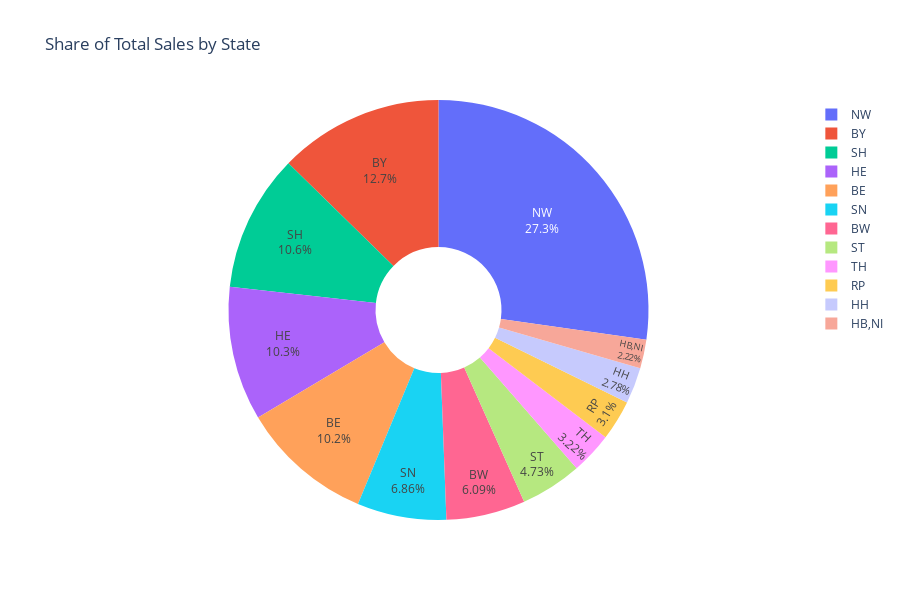

The notebook cell this image was saved under:
### Code cell
import plotly.express as px

# Aggregate total sales per state
state_sales = (
    train_clipped_p99.groupby("State")["Sales"]
    .sum()
    .reset_index()
    .sort_values("Sales", ascending=False)
)

fig = px.pie(
    state_sales,
    names="State",
    values="Sales",
    title="Share of Total Sales by State",
    hole=0.3,  # donut chart for readability
)

fig.update_traces(textposition="inside", textinfo="percent+label")

fig.update_layout(height=600)

fig.show()

### Figure 1 — Plotly figure (JSON) as saved in the notebook; plotly's stock layout.template omitted (floating-point values rounded to 4 significant figures)
{"data": [{"domain": {"x": [0, 1], "y": [0, 1]}, "hole": 0.3, "hovertemplate": "State=%{label}<br>Sales=%{value}<extra></extra>", "labels": ["NW", "BY", "SH", "HE", "BE", "SN", "BW", "ST", "TH", "RP", "HH", "HB,NI"], "legendgroup": "", "name": "", "showlegend": true, "textinfo": "percent+label", "textposition": "inside", "type": "pie", "values": [1592261312, 740366546, 617406833, 602111261, 595112500, 401037102, 355642559, 276542403, 187957184, 181233297, 162583681, 129611261]}], "layout": {"height": 600, "legend": {"tracegroupgap": 0}, "title": {"text": "Share of Total Sales by State"}}}
